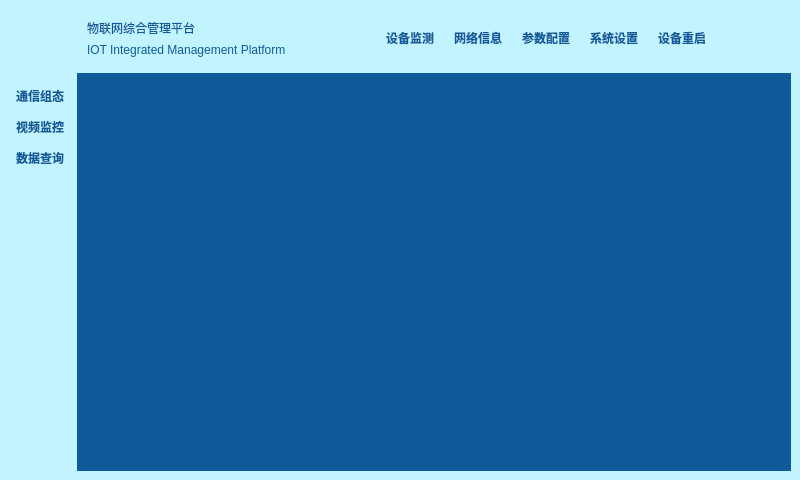
<?xml version="1.0" encoding="UTF-8"?>
<ui version="4.0">
 <class>MainWindow</class>
 <widget class="QMainWindow" name="MainWindow">
  <property name="geometry">
   <rect>
    <x>0</x>
    <y>0</y>
    <width>800</width>
    <height>480</height>
   </rect>
  </property>
  <property name="windowTitle">
   <string>MainWindow</string>
  </property>
  <property name="styleSheet">
   <string notr="true">background-color: rgb(193, 244, 255);</string>
  </property>
  <widget class="QWidget" name="centralwidget">
   <layout class="QGridLayout" name="gridLayout_3">
    <item row="0" column="0">
     <layout class="QGridLayout" name="gridLayout">
      <item row="0" column="0" colspan="2">
       <layout class="QHBoxLayout" name="horizontalLayout_2">
        <item>
         <layout class="QHBoxLayout" name="horizontalLayout" stretch="1,4,1,0,1,1,1">
          <item>
           <widget class="QLabel" name="label">
            <property name="maximumSize">
             <size>
              <width>100</width>
              <height>100</height>
             </size>
            </property>
            <property name="styleSheet">
             <string notr="true">border-image: url(:/icon/iot_platform.png);</string>
            </property>
            <property name="text">
             <string/>
            </property>
           </widget>
          </item>
          <item>
           <layout class="QVBoxLayout" name="verticalLayout">
            <property name="topMargin">
             <number>10</number>
            </property>
            <property name="bottomMargin">
             <number>10</number>
            </property>
            <item>
             <widget class="QLabel" name="label_2">
              <property name="styleSheet">
               <string notr="true">font: 20pt &quot;华文琥珀&quot;;
color: rgb(16, 90, 154);</string>
              </property>
              <property name="text">
               <string>物联网综合管理平台</string>
              </property>
             </widget>
            </item>
            <item>
             <widget class="QLabel" name="label_3">
              <property name="styleSheet">
               <string notr="true">font: 75 14pt &quot;Times New Roman&quot;;
color: rgb(16, 90, 154);</string>
              </property>
              <property name="text">
               <string>IOT Integrated Management Platform</string>
              </property>
             </widget>
            </item>
           </layout>
          </item>
          <item>
           <widget class="QToolButton" name="device_monitor">
            <property name="styleSheet">
             <string notr="true">font: 10pt &quot;宋体&quot;;
color: rgb(16, 90, 154);
font: bold;</string>
            </property>
            <property name="text">
             <string>设备监测</string>
            </property>
            <property name="icon">
             <iconset resource="images.qrc">
              <normaloff>:/icon/device_monitor.png</normaloff>:/icon/device_monitor.png</iconset>
            </property>
            <property name="iconSize">
             <size>
              <width>40</width>
              <height>40</height>
             </size>
            </property>
            <property name="toolButtonStyle">
             <enum>Qt::ToolButtonTextUnderIcon</enum>
            </property>
            <property name="autoRaise">
             <bool>true</bool>
            </property>
           </widget>
          </item>
          <item>
           <widget class="QToolButton" name="net_info">
            <property name="styleSheet">
             <string notr="true">font: 10pt &quot;宋体&quot;;
color: rgb(16, 90, 154);
font: bold;</string>
            </property>
            <property name="text">
             <string>网络信息</string>
            </property>
            <property name="icon">
             <iconset resource="images.qrc">
              <normaloff>:/icon/net_info.png</normaloff>:/icon/net_info.png</iconset>
            </property>
            <property name="iconSize">
             <size>
              <width>40</width>
              <height>40</height>
             </size>
            </property>
            <property name="toolButtonStyle">
             <enum>Qt::ToolButtonTextUnderIcon</enum>
            </property>
            <property name="autoRaise">
             <bool>true</bool>
            </property>
           </widget>
          </item>
          <item>
           <widget class="QToolButton" name="parameter_set">
            <property name="styleSheet">
             <string notr="true">font: 10pt &quot;宋体&quot;;
color: rgb(16, 90, 154);
font: bold</string>
            </property>
            <property name="text">
             <string>参数配置</string>
            </property>
            <property name="icon">
             <iconset resource="images.qrc">
              <normaloff>:/icon/parameter_set.png</normaloff>:/icon/parameter_set.png</iconset>
            </property>
            <property name="iconSize">
             <size>
              <width>40</width>
              <height>40</height>
             </size>
            </property>
            <property name="toolButtonStyle">
             <enum>Qt::ToolButtonTextUnderIcon</enum>
            </property>
            <property name="autoRaise">
             <bool>true</bool>
            </property>
           </widget>
          </item>
          <item>
           <widget class="QToolButton" name="system_set">
            <property name="styleSheet">
             <string notr="true">font: 10pt &quot;宋体&quot;;
color: rgb(16, 90, 154);
font: bold</string>
            </property>
            <property name="text">
             <string>系统设置</string>
            </property>
            <property name="icon">
             <iconset resource="images.qrc">
              <normaloff>:/icon/system_set.png</normaloff>:/icon/system_set.png</iconset>
            </property>
            <property name="iconSize">
             <size>
              <width>40</width>
              <height>40</height>
             </size>
            </property>
            <property name="toolButtonStyle">
             <enum>Qt::ToolButtonTextUnderIcon</enum>
            </property>
            <property name="autoRaise">
             <bool>true</bool>
            </property>
           </widget>
          </item>
          <item>
           <widget class="QToolButton" name="restart">
            <property name="styleSheet">
             <string notr="true">font: 10pt &quot;宋体&quot;;
color: rgb(16, 90, 154);
font: bold</string>
            </property>
            <property name="text">
             <string>设备重启</string>
            </property>
            <property name="icon">
             <iconset resource="images.qrc">
              <normaloff>:/icon/restart.png</normaloff>:/icon/restart.png</iconset>
            </property>
            <property name="iconSize">
             <size>
              <width>40</width>
              <height>40</height>
             </size>
            </property>
            <property name="toolButtonStyle">
             <enum>Qt::ToolButtonTextUnderIcon</enum>
            </property>
            <property name="autoRaise">
             <bool>true</bool>
            </property>
           </widget>
          </item>
         </layout>
        </item>
        <item>
         <layout class="QGridLayout" name="gridLayout_2">
          <item row="0" column="0">
           <widget class="QToolButton" name="Window_min">
            <property name="styleSheet">
             <string notr="true"/>
            </property>
            <property name="text">
             <string/>
            </property>
            <property name="icon">
             <iconset resource="images.qrc">
              <normaloff>:/icon/window_min.png</normaloff>:/icon/window_min.png</iconset>
            </property>
            <property name="iconSize">
             <size>
              <width>25</width>
              <height>25</height>
             </size>
            </property>
            <property name="autoRaise">
             <bool>true</bool>
            </property>
           </widget>
          </item>
          <item row="1" column="0" colspan="2">
           <widget class="QLabel" name="label_sysTime">
            <property name="styleSheet">
             <string notr="true">font: 10pt &quot;宋体&quot;;
color: rgb(16, 90, 154);
/*border:2px solid rgb(16, 90, 154);*/
font: bold
</string>
            </property>
            <property name="text">
             <string/>
            </property>
           </widget>
          </item>
          <item row="0" column="1">
           <widget class="QToolButton" name="Window_close">
            <property name="styleSheet">
             <string notr="true"/>
            </property>
            <property name="text">
             <string/>
            </property>
            <property name="icon">
             <iconset resource="images.qrc">
              <normaloff>:/icon/window_close.png</normaloff>:/icon/window_close.png</iconset>
            </property>
            <property name="iconSize">
             <size>
              <width>25</width>
              <height>25</height>
             </size>
            </property>
            <property name="autoRaise">
             <bool>true</bool>
            </property>
           </widget>
          </item>
         </layout>
        </item>
       </layout>
      </item>
      <item row="1" column="0">
       <layout class="QVBoxLayout" name="verticalLayout_2" stretch="0,0,0,3">
        <property name="spacing">
         <number>6</number>
        </property>
        <property name="leftMargin">
         <number>0</number>
        </property>
        <property name="topMargin">
         <number>10</number>
        </property>
        <item>
         <widget class="QToolButton" name="configuration">
          <property name="styleSheet">
           <string notr="true">font: 10pt &quot;宋体&quot;;
color: rgb(16, 90, 154);
font: bold;</string>
          </property>
          <property name="text">
           <string>通信组态</string>
          </property>
          <property name="icon">
           <iconset resource="images.qrc">
            <normaloff>:/icon/configuration.png</normaloff>:/icon/configuration.png</iconset>
          </property>
          <property name="iconSize">
           <size>
            <width>40</width>
            <height>40</height>
           </size>
          </property>
          <property name="toolButtonStyle">
           <enum>Qt::ToolButtonTextUnderIcon</enum>
          </property>
          <property name="autoRaise">
           <bool>true</bool>
          </property>
         </widget>
        </item>
        <item>
         <widget class="QToolButton" name="video_monitor">
          <property name="styleSheet">
           <string notr="true">font: 10pt &quot;宋体&quot;;
color: rgb(16, 90, 154);
font: bold;</string>
          </property>
          <property name="text">
           <string>视频监控</string>
          </property>
          <property name="icon">
           <iconset resource="images.qrc">
            <normaloff>:/icon/video_monitor.png</normaloff>:/icon/video_monitor.png</iconset>
          </property>
          <property name="iconSize">
           <size>
            <width>40</width>
            <height>40</height>
           </size>
          </property>
          <property name="toolButtonStyle">
           <enum>Qt::ToolButtonTextUnderIcon</enum>
          </property>
          <property name="autoRaise">
           <bool>true</bool>
          </property>
         </widget>
        </item>
        <item>
         <widget class="QToolButton" name="data_query">
          <property name="styleSheet">
           <string notr="true">font: 10pt &quot;宋体&quot;;
color: rgb(16, 90, 154);
font: bold</string>
          </property>
          <property name="text">
           <string>数据查询</string>
          </property>
          <property name="icon">
           <iconset resource="images.qrc">
            <normaloff>:/icon/data_query.png</normaloff>:/icon/data_query.png</iconset>
          </property>
          <property name="iconSize">
           <size>
            <width>40</width>
            <height>40</height>
           </size>
          </property>
          <property name="toolButtonStyle">
           <enum>Qt::ToolButtonTextUnderIcon</enum>
          </property>
          <property name="autoRaise">
           <bool>true</bool>
          </property>
         </widget>
        </item>
        <item>
         <widget class="QLabel" name="label_4">
          <property name="text">
           <string/>
          </property>
         </widget>
        </item>
       </layout>
      </item>
      <item row="1" column="1">
       <widget class="QStackedWidget" name="stackedWidget">
        <property name="styleSheet">
         <string notr="true">background-color: rgb(16, 90, 154);</string>
        </property>
       </widget>
      </item>
     </layout>
    </item>
   </layout>
  </widget>
 </widget>
 <resources>
  <include location="images.qrc"/>
 </resources>
 <connections/>
</ui>
